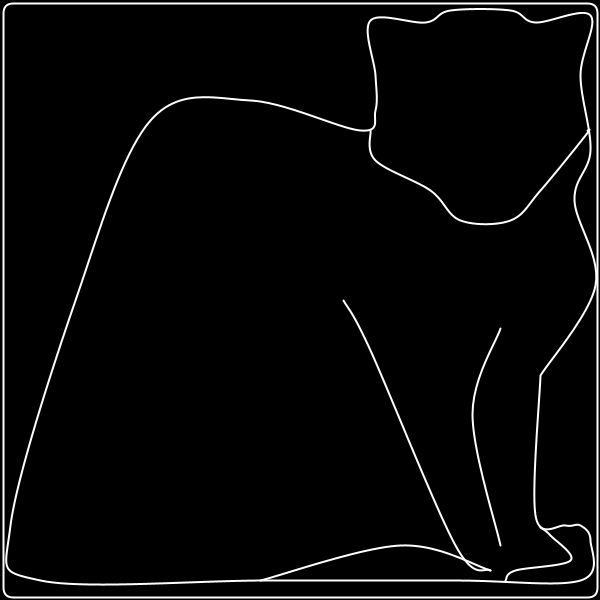
Frame 1 (no input)
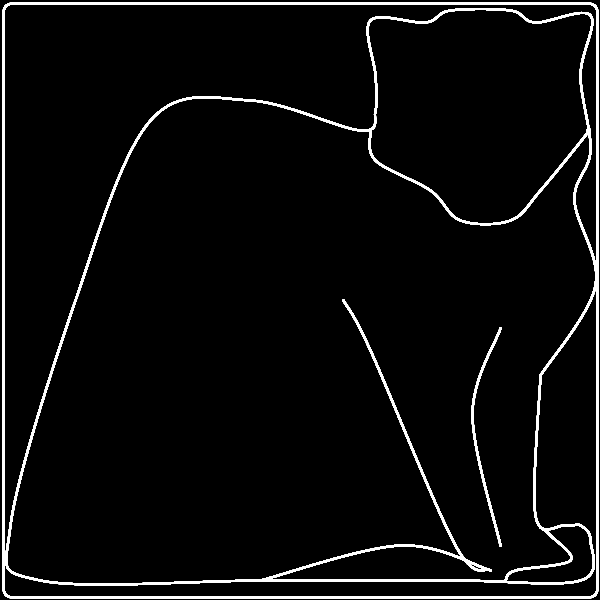
Frame 60 (the mouse pressed at the canvas centre just before this capture)
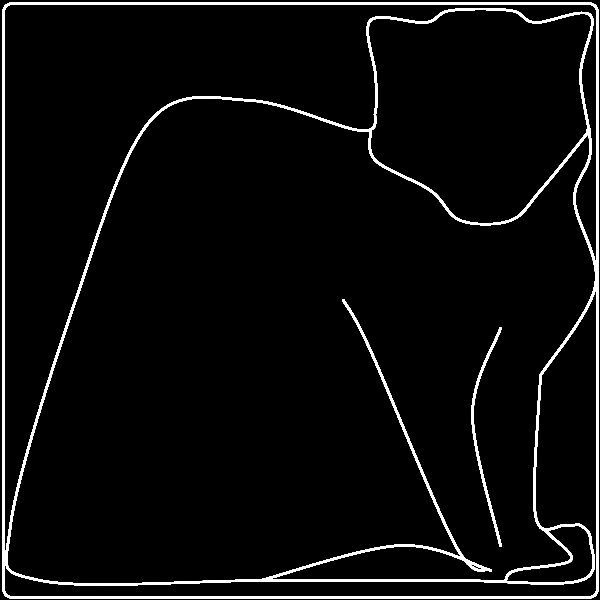
Frame 120 (the mouse held since frame 60 and released just before this capture)

The Processing sketch that drew these frames (run headless with seeded random() and noise(); from frame 60 on, the mouse is pressed at the canvas centre):

// Processing sketch: processing_71784
// ── processing_71784.pde

void setup() {
  size(600, 600);
  background(0);
}
void draw() {
  smooth();
  stroke(255);
  strokeWeight(2);
  strokeJoin(ROUND);
  strokeCap(ROUND); 
  //body outline 
  beginShape();
  noFill();
  curveVertex(540, 375);//top of front leg
  curveVertex(540, 375);
  curveVertex(595, 285);//breast
  curveVertex(574, 200);//right side neck below cheek
  curveVertex(590, 150);//right cheek
  curveVertex(580, 75);
  curveVertex(590, 15);//point of right ear
  curveVertex(535, 22);
  curveVertex(510, 10);//top of head
  curveVertex(450, 10);//top of head
  curveVertex(425, 22);//L ear
  curveVertex(370, 20);//L ear point
  curveVertex(375, 75);//L ear
  curveVertex(375, 110);//neck
  curveVertex(360, 130);//neck
  curveVertex(250, 100);//back
  curveVertex(150, 120);//back 
  curveVertex(75, 300);
  curveVertex(10, 525);//rump turn in
  curveVertex(40, 580);//rump turn out
  curveVertex(265, 580);//the floor begins
  curveVertex(455, 580);//floor
  curveVertex(580, 580);//floor
  curveVertex(590, 540);//top of front paw
  curveVertex(580, 525);
  curveVertex(565, 525);
  curveVertex(535, 515);
  curveVertex(540, 375);
  curveVertex(540, 375);
  endShape();

  //chin/neck
  beginShape();
  noFill();
  curveVertex(370, 130);//left cheek
  curveVertex(370, 130);
  curveVertex(375, 160);
  curveVertex(430, 190);
  curveVertex(460, 220);//Chin
  curveVertex(510, 220);
  curveVertex(540, 190);
  curveVertex(585, 135);
  curveVertex(587, 130);
  curveVertex(587, 130);
  endShape();

  //tailwrap
  beginShape();
  noFill();
  curveVertex(540, 527);
  curveVertex(540, 527);
  curveVertex(550, 535);
  curveVertex(570, 560);
  curveVertex(515, 570);
  curveVertex(505, 580);
  curveVertex(505, 580);
  endShape();

  //front legs
  beginShape();
  noFill();
  curveVertex(500, 328);
  curveVertex(500, 328);
  curveVertex(472, 414);
  curveVertex(500, 545);
  curveVertex(500, 545);
  endShape();
  
  //front legs
  beginShape();
  noFill();
  curveVertex(343,300);
  curveVertex(343,300);
  curveVertex(370, 350);
  curveVertex(455, 545);
  curveVertex(490, 570);
  curveVertex(490, 570);
  endShape();

  //back foot
  beginShape();
  noFill();
  curveVertex(260,580);
  curveVertex(260,580);
  curveVertex(400, 545);
  curveVertex(490, 570);
  curveVertex(500, 575);
  endShape();

  rect(3, 3, 594, 594, 10);

}
